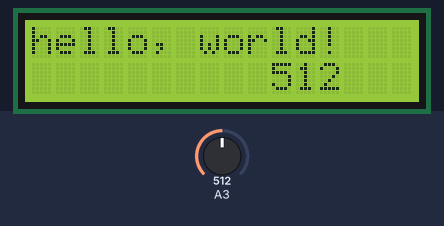
This sketch was run on a simulated Arduino Uno, built with avr-gcc and run on an emulated ATmega328P. Parts: 16×2 character LCD. The test bench sets the inputs (shaded band); at power-on: A3 = 512.

Above: at 1.2 s.
1.3 s: A3 set to 716
At 1.7 s:
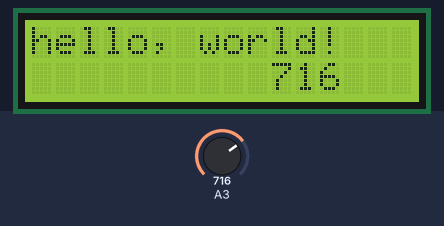
2.8 s: A3 set to 900
At 4.0 s:
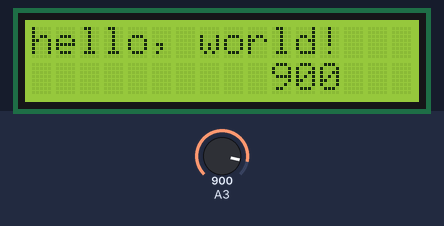
4.3 s: A3 set to 1023
At 5.2 s:
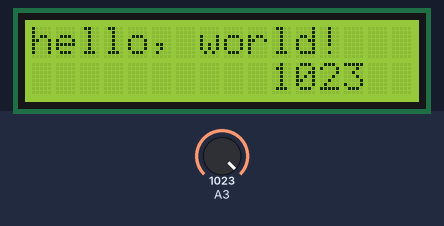
Timing chart, 0 to 7.3 s (numbered marks = the images above; inputs shaded):
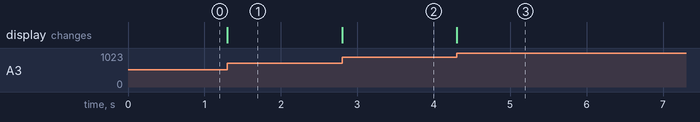

The sketch:

mainTest.ino
```cpp
#include <LiquidCrystal.h>

LiquidCrystal lcd(8, 9, 4, 5, 6, 7);

void setup()
{
  // set up the LCD's number of columns and rows:
  lcd.begin(16, 2);
  // Print a message to the LCD.
  lcd.print("hello, world!");
}

void loop()
{
  int pot = max(min(analogRead(3), 1023), 1);

  lcd.setCursor(10,1);
  lcd.print(pot, DEC);

  analogWrite(9, pot / 4);
}
```

Measured:
- after the input at 1.3 s, the display: changes at once (image 1)
- after the input at 2.8 s, the display: changes at once (image 2)
- after the input at 4.3 s, the display: changes at once (image 3)
